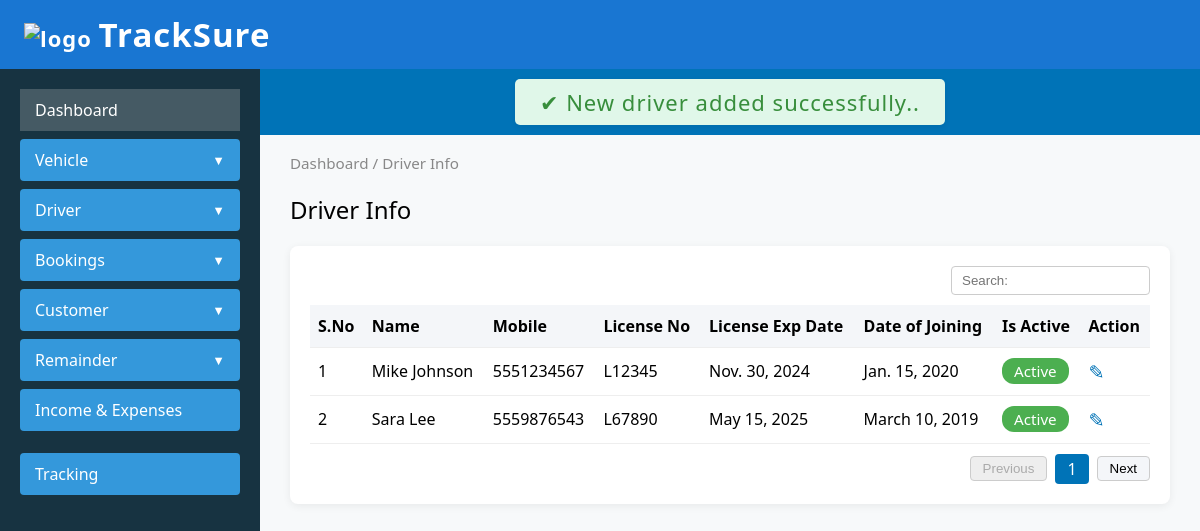
The app's page /fleet/driverinfo/ with its own data.
### app/models.py (models this page shows, shortened)
class Driver(models.Model):
    DriverID = models.AutoField(primary_key=True)
    Name = models.CharField(max_length=255)
    MobileNo = models.IntegerField()
    LicenseNo = models.CharField(max_length=255)
    LicenseExpDate = models.DateField()
    DateOfJoining = models.DateField()
    TotalExperience = models.IntegerField()
    Address = models.CharField(max_length=255)
    Age = models.IntegerField(blank=True, null=True)
    ReferenceNotes = models.CharField(max_length=255, blank=True, null=True)
    STATUS_CHOICES = [
        ('Active', 'Active'),
        ('Inactive', 'Inactive'),
    ]
    Status = models.CharField(max_length=8, choices=STATUS_CHOICES)

### fleet/views.py (the view)
# urls.py: path("driverinfo/",views.driverinfo,name="driverinfo"),
def driverinfo(request):
    drivers = Driver.objects.all()
    return render(request, "driver_info.html", {'drivers': drivers})

### app/templates/driver_info.html (shortened to what this page needs)
{% extends 'base.html'%}
{% load static %}
{% block content %}
<link rel="stylesheet" href="{% static 'driver_info.css' %}">
    <main>
      <header>
        <div class="topbar">
          <div class="success-msg">✔ New driver added successfully..</div>
        </div>
      </header>
      <div class="breadcrumb">Dashboard / Driver Info</div>
      <section class="content">
        <h2>Driver Info</h2>
        <div class="table-container">
          <div class="table-header">
            <input type="text" placeholder="Search:" class="search-input">
          </div>
          <table>
            <thead>
              <tr>
                <th>S.No</th>
                <th>Name</th>
                <th>Mobile</th>
                <th>License No</th>
                <th>License Exp Date</th>
                <th>Date of Joining</th>
                <th>Is Active</th>
                <th>Action</th>
              </tr>
            </thead>
            <tbody>
              {% if drivers %}
                {% for driver in drivers %}
                <tr>
                  <td>{{ forloop.counter }}</td>
                  <td>{{ driver.Name }}</td>
                  <td>{{ driver.MobileNo }}</td>
                  <td>{{ driver.LicenseNo }}</td>
                  <td>{{ driver.LicenseExpDate }}</td>
                  <td>{{ driver.DateOfJoining }}</td>
                  <td>{% if driver.Status == 'Active' %}<span class="active-badge">Active</span>{% else %}Inactive{% endif %}</td>
                  <td><span class="edit-icon">&#9998;</span></td>
                </tr>
                {% endfor %}
              {% else %}
                <tr>
                  <td colspan="8" class="no-data">No data available in table</td>
                </tr>
              {% endif %}
            </tbody>
          </table>
          <div class="pagination">
            <button disabled>Previous</button>
            <span class="current">1</span>
            <button>Next</button>
          </div>
        </div>
      </section>
    </main>
{% endblock %}

### app/static/styles.css (style rules this page uses)
.topbar { background: #1976d2; color: #fff; padding: 12px 24px; font-size: 22px; font-weight: bold; letter-spacing: 1px; }

### app/static/driver_info.css (style rules this page uses)
body { margin: 0; font-family: 'Segoe UI', Arial, sans-serif; background-color: #f7f9fa; }
main { flex: 1; background: #f7f9fa; display: flex; flex-direction: column; }
header .topbar { background: #0073b7; color: #fff; padding: 10px 0; text-align: center; position: relative; }
.success-msg { background: #e0f7e9; color: #388e3c; display: inline-block; padding: 8px 25px; border-radius: 5px; font-weight: 500; box-shadow: 0 2px 6px #0001; }
.breadcrumb { color: #888; font-size: 0.95em; margin: 18px 0 0 30px; }
.content { padding: 20px 30px; }
h2 { margin-top: 0; font-weight: 500; }
.table-container { background: #fff; border-radius: 8px; box-shadow: 0 2px 8px #0001; padding: 20px; margin-top: 15px; }
.table-header { display: flex; justify-content: flex-end; margin-bottom: 10px; }
.search-input { padding: 6px 10px; border: 1px solid #ccc; border-radius: 4px; }
table { width: 100%; border-collapse: collapse; margin-bottom: 10px; }
th, td { padding: 10px 8px; text-align: left; border-bottom: 1px solid #eee; }
th { background: #f4f6f9; font-weight: 600; }
.active-badge { background: #4caf50; color: #fff; padding: 3px 12px; border-radius: 12px; font-size: 0.95em; }
.edit-icon { color: #0073b7; cursor: pointer; font-size: 1.2em; }
.pagination { display: flex; justify-content: flex-end; align-items: center; gap: 8px; }
.pagination button { padding: 4px 12px; border: 1px solid #ccc; background: #f4f6f9; border-radius: 4px; cursor: pointer; }
.pagination button:disabled { background: #eee; color: #aaa; cursor: not-allowed; }
.pagination .current { background: #0073b7; color: #fff; padding: 4px 12px; border-radius: 4px; }

### app/templates/base.html (style rules this page uses)
body, .dashboard-container { background-color: #e7e6e4; }

### records on screen
Driver: Name "Mike Johnson", MobileNo "5551234567", LicenseNo "L12345", LicenseExpDate "Nov. 30, 2024", DateOfJoining "Jan. 15, 2020", Status "Active"
Driver: Name "Sara Lee", MobileNo "5559876543", LicenseNo "L67890", LicenseExpDate "May 15, 2025", DateOfJoining "March 10, 2019", Status "Active"
